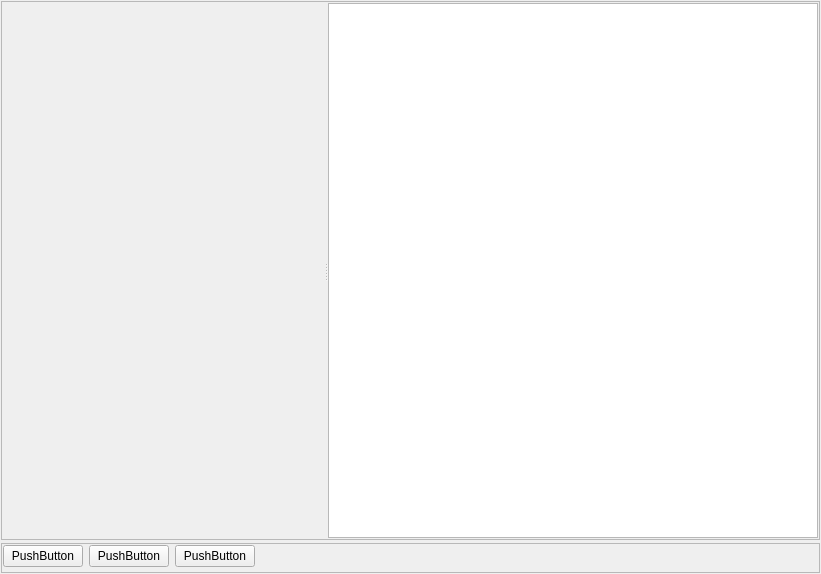
<?xml version="1.0" encoding="UTF-8"?>
<ui version="4.0">
 <class>SKGVisualWidget</class>
 <widget class="QWidget" name="SKGVisualWidget">
  <property name="geometry">
   <rect>
    <x>0</x>
    <y>0</y>
    <width>821</width>
    <height>574</height>
   </rect>
  </property>
  <property name="windowTitle">
   <string>Form</string>
  </property>
  <layout class="QVBoxLayout" name="verticalLayout">
   <property name="spacing">
    <number>3</number>
   </property>
   <property name="leftMargin">
    <number>1</number>
   </property>
   <property name="topMargin">
    <number>1</number>
   </property>
   <property name="rightMargin">
    <number>1</number>
   </property>
   <property name="bottomMargin">
    <number>1</number>
   </property>
   <item>
    <widget class="QFrame" name="frClient">
     <property name="frameShape">
      <enum>QFrame::StyledPanel</enum>
     </property>
     <property name="frameShadow">
      <enum>QFrame::Raised</enum>
     </property>
     <layout class="QHBoxLayout" name="horizontalLayout_2">
      <property name="spacing">
       <number>5</number>
      </property>
      <property name="leftMargin">
       <number>1</number>
      </property>
      <property name="topMargin">
       <number>1</number>
      </property>
      <property name="rightMargin">
       <number>1</number>
      </property>
      <property name="bottomMargin">
       <number>1</number>
      </property>
      <item>
       <widget class="QSplitter" name="splitter">
        <property name="orientation">
         <enum>Qt::Horizontal</enum>
        </property>
        <widget class="QFrame" name="frSKG">
         <layout class="QVBoxLayout" name="verticalLayout_2">
          <item>
           <spacer name="verticalSpacer">
            <property name="orientation">
             <enum>Qt::Vertical</enum>
            </property>
            <property name="sizeHint" stdset="0">
             <size>
              <width>20</width>
              <height>169</height>
             </size>
            </property>
           </spacer>
          </item>
          <item>
           <widget class="AreaSKG" name="wgtSKG" native="true">
            <property name="minimumSize">
             <size>
              <width>150</width>
              <height>150</height>
             </size>
            </property>
           </widget>
          </item>
          <item>
           <spacer name="verticalSpacer_2">
            <property name="orientation">
             <enum>Qt::Vertical</enum>
            </property>
            <property name="sizeHint" stdset="0">
             <size>
              <width>20</width>
              <height>168</height>
             </size>
            </property>
           </spacer>
          </item>
         </layout>
        </widget>
        <widget class="QTreeView" name="tvFactors"/>
       </widget>
      </item>
     </layout>
    </widget>
   </item>
   <item>
    <widget class="QFrame" name="frTools">
     <property name="sizePolicy">
      <sizepolicy hsizetype="Preferred" vsizetype="Fixed">
       <horstretch>0</horstretch>
       <verstretch>0</verstretch>
      </sizepolicy>
     </property>
     <property name="frameShape">
      <enum>QFrame::StyledPanel</enum>
     </property>
     <property name="frameShadow">
      <enum>QFrame::Raised</enum>
     </property>
     <layout class="QHBoxLayout" name="horizontalLayout">
      <property name="leftMargin">
       <number>1</number>
      </property>
      <property name="topMargin">
       <number>1</number>
      </property>
      <property name="rightMargin">
       <number>1</number>
      </property>
      <property name="bottomMargin">
       <number>5</number>
      </property>
      <item>
       <widget class="QPushButton" name="btnPlus">
        <property name="text">
         <string>PushButton</string>
        </property>
       </widget>
      </item>
      <item>
       <widget class="QPushButton" name="btnMinus">
        <property name="text">
         <string>PushButton</string>
        </property>
       </widget>
      </item>
      <item>
       <widget class="QPushButton" name="btnZeroing">
        <property name="text">
         <string>PushButton</string>
        </property>
       </widget>
      </item>
      <item>
       <spacer name="horizontalSpacer">
        <property name="orientation">
         <enum>Qt::Horizontal</enum>
        </property>
        <property name="sizeHint" stdset="0">
         <size>
          <width>40</width>
          <height>20</height>
         </size>
        </property>
       </spacer>
      </item>
     </layout>
    </widget>
   </item>
  </layout>
 </widget>
 <customwidgets>
  <customwidget>
   <class>AreaSKG</class>
   <extends>QWidget</extends>
   <header location="global">areaskg.h</header>
   <container>1</container>
  </customwidget>
 </customwidgets>
 <resources/>
 <connections>
  <connection>
   <sender>splitter</sender>
   <signal>splitterMoved(int,int)</signal>
   <receiver>SKGVisualWidget</receiver>
   <slot>splitterMoved(int,int)</slot>
   <hints>
    <hint type="sourcelabel">
     <x>489</x>
     <y>24</y>
    </hint>
    <hint type="destinationlabel">
     <x>820</x>
     <y>33</y>
    </hint>
   </hints>
  </connection>
 </connections>
 <slots>
  <slot>splitterMoved(int,int)</slot>
 </slots>
</ui>
